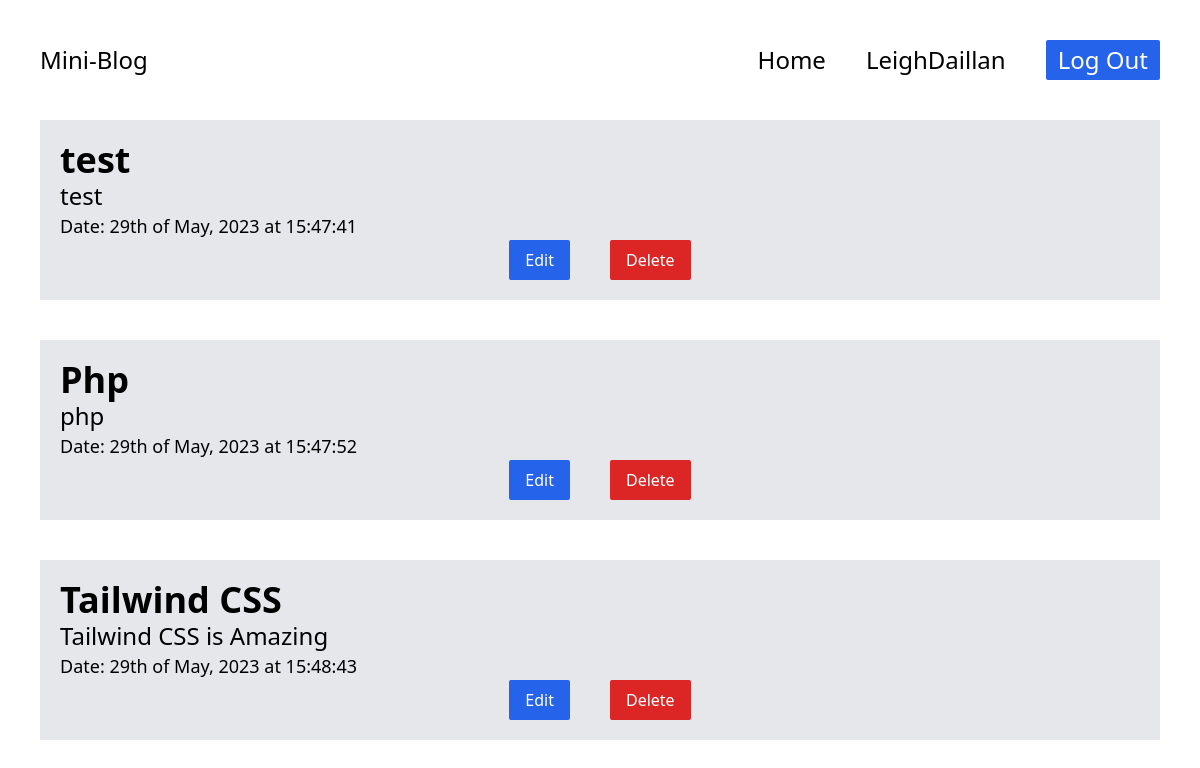
/view.php (signed in), run on the app's committed database.
### tables this page shows
CREATE TABLE `blog_posts` (
  `id` int NOT NULL,
  `title` varchar(255) NOT NULL,
  `content` longtext NOT NULL,
  `author` varchar(255) NOT NULL,
  `created_at` varchar(50) DEFAULT NULL
);

### methods.php (called while the page is built, shortened)
<?php
$objDb = new dbConn();
$conn = $objDb->connect();
$author = $_COOKIE['User'];
$sql = "SELECT * FROM blog_posts
        WHERE author = '$author'";
$query = mysqli_query($conn, $sql);

### view.php (the view, shortened to what this page needs)
<?php
  include 'methods.php';
?>
<!DOCTYPE html>
<html>
  <head>
    <link rel="stylesheet" href="" />
    <script src="https://cdn.tailwindcss.com"></script>
  </head>
  <body class="p-10">
    <main class="max-w-6xl mx-auto ">
      <div class="flex justify-between items-center text-2xl">
        <h1>Mini-Blog</h1>
        <div class="flex gap-10 items-center">
        <a href="index.php">Home</a>
          <h2><?php echo$_COOKIE['User']; ?></h2>
        <form action="logout.php" method="delete">
          <button class="px-3 py-1 bg-blue-600 hover:bg-blue-700 text-white rounded-sm" type="submit" >Log Out</button>
        </form>
      </div>
      </div>
        <?php foreach($query as $q){?>
            <div class="bg-gray-200 my-10 p-5">
                <h1 class="font-bold text-4xl"><?php echo $q['title']; ?></h1>
                <h2 class=" text-2xl">
                    <?php echo $q['content']; ?>
                </h2>
                <h3 class="font-light text-lg">
                    Date:   <?php echo $q['created_at']; ?>
                </h3>
                <div class="flex justify-center gap-10 items-center">
                <a class="px-4 py-2 bg-blue-600 text-white rounded-sm" href="edit.php?id=<?php echo $q['id']; ?>">Edit</a>
                <form>
                <button class="px-4 py-2 bg-red-600 text-white rounded-sm" name="delete">Delete</button>
                </form>
            </div>
            </div>
        <?php } ?>
    </main>
  </body>
</html>

### data on the page
blog_posts: title "test", content "test", created_at "29th of May, 2023 at 15:47:41"
blog_posts: title "Php", content "php", created_at "29th of May, 2023 at 15:47:52"
blog_posts: title "Tailwind CSS", content "Tailwind CSS is Amazing", created_at "29th of May, 2023 at 15:48:43"

### other printed values
$_COOKIE['User'] "LeighDaillan"
